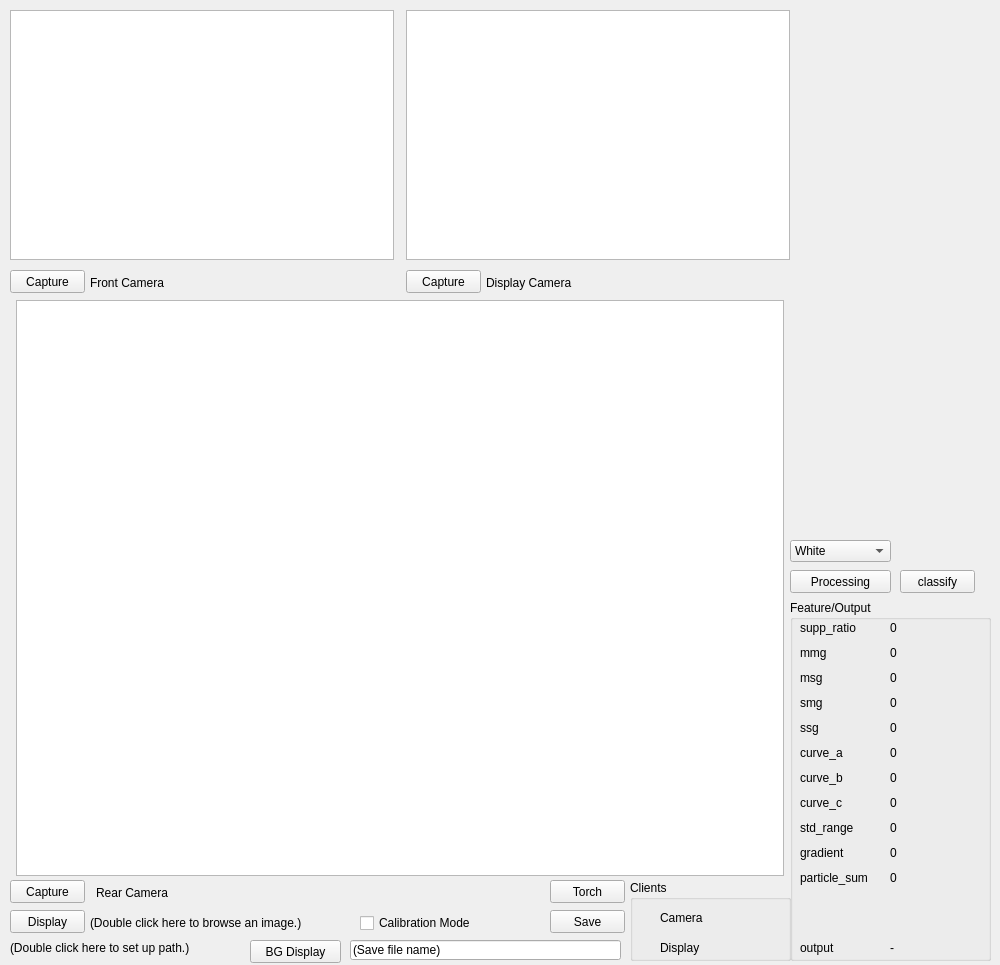
<?xml version="1.0" encoding="UTF-8"?>
<ui version="4.0">
 <class>main_window</class>
 <widget class="QMainWindow" name="main_window">
  <property name="windowModality">
   <enum>Qt::NonModal</enum>
  </property>
  <property name="geometry">
   <rect>
    <x>0</x>
    <y>0</y>
    <width>1000</width>
    <height>965</height>
   </rect>
  </property>
  <property name="minimumSize">
   <size>
    <width>1000</width>
    <height>965</height>
   </size>
  </property>
  <property name="maximumSize">
   <size>
    <width>1000</width>
    <height>965</height>
   </size>
  </property>
  <property name="windowTitle">
   <string>Solubility Measurement</string>
  </property>
  <widget class="QWidget" name="central_widget">
   <widget class="QGraphicsView" name="front_camera_view">
    <property name="geometry">
     <rect>
      <x>10</x>
      <y>10</y>
      <width>384</width>
      <height>250</height>
     </rect>
    </property>
   </widget>
   <widget class="QGraphicsView" name="display_camera_view">
    <property name="geometry">
     <rect>
      <x>406</x>
      <y>10</y>
      <width>384</width>
      <height>250</height>
     </rect>
    </property>
    <property name="alignment">
     <set>Qt::AlignCenter</set>
    </property>
   </widget>
   <widget class="QLabel" name="front_camera_label">
    <property name="geometry">
     <rect>
      <x>90</x>
      <y>275</y>
      <width>101</width>
      <height>16</height>
     </rect>
    </property>
    <property name="text">
     <string>Front Camera</string>
    </property>
   </widget>
   <widget class="QLabel" name="rear_camera_label">
    <property name="geometry">
     <rect>
      <x>96</x>
      <y>885</y>
      <width>91</width>
      <height>16</height>
     </rect>
    </property>
    <property name="text">
     <string>Rear Camera</string>
    </property>
   </widget>
   <widget class="QGraphicsView" name="rear_camera_view">
    <property name="geometry">
     <rect>
      <x>16</x>
      <y>300</y>
      <width>768</width>
      <height>576</height>
     </rect>
    </property>
   </widget>
   <widget class="QPushButton" name="front_camera_capture_button">
    <property name="geometry">
     <rect>
      <x>10</x>
      <y>270</y>
      <width>75</width>
      <height>23</height>
     </rect>
    </property>
    <property name="text">
     <string>Capture</string>
    </property>
   </widget>
   <widget class="QPushButton" name="rear_camera_capture_button">
    <property name="geometry">
     <rect>
      <x>10</x>
      <y>880</y>
      <width>75</width>
      <height>23</height>
     </rect>
    </property>
    <property name="text">
     <string>Capture</string>
    </property>
   </widget>
   <widget class="QPushButton" name="display_camera_capture_button">
    <property name="geometry">
     <rect>
      <x>406</x>
      <y>270</y>
      <width>75</width>
      <height>23</height>
     </rect>
    </property>
    <property name="text">
     <string>Capture</string>
    </property>
   </widget>
   <widget class="QLabel" name="display_camera_label">
    <property name="geometry">
     <rect>
      <x>486</x>
      <y>275</y>
      <width>231</width>
      <height>16</height>
     </rect>
    </property>
    <property name="text">
     <string>Display Camera</string>
    </property>
   </widget>
   <widget class="QGroupBox" name="client_state_group_box">
    <property name="geometry">
     <rect>
      <x>630</x>
      <y>880</y>
      <width>161</width>
      <height>81</height>
     </rect>
    </property>
    <property name="title">
     <string>Clients</string>
    </property>
    <widget class="QLabel" name="camera_state_label">
     <property name="geometry">
      <rect>
       <x>30</x>
       <y>30</y>
       <width>81</width>
       <height>16</height>
      </rect>
     </property>
     <property name="text">
      <string>Camera</string>
     </property>
    </widget>
    <widget class="QWidget" name="display_state_view" native="true">
     <property name="geometry">
      <rect>
       <x>10</x>
       <y>60</y>
       <width>16</width>
       <height>16</height>
      </rect>
     </property>
    </widget>
    <widget class="QWidget" name="camera_state_view" native="true">
     <property name="geometry">
      <rect>
       <x>10</x>
       <y>30</y>
       <width>16</width>
       <height>16</height>
      </rect>
     </property>
    </widget>
    <widget class="QLabel" name="display_state_label">
     <property name="geometry">
      <rect>
       <x>30</x>
       <y>60</y>
       <width>81</width>
       <height>16</height>
      </rect>
     </property>
     <property name="text">
      <string>Display</string>
     </property>
    </widget>
   </widget>
   <widget class="QLabel" name="image_path_label">
    <property name="geometry">
     <rect>
      <x>90</x>
      <y>915</y>
      <width>511</width>
      <height>16</height>
     </rect>
    </property>
    <property name="text">
     <string>(Double click here to browse an image.)</string>
    </property>
   </widget>
   <widget class="QPushButton" name="send_image_to_display_button">
    <property name="geometry">
     <rect>
      <x>10</x>
      <y>910</y>
      <width>75</width>
      <height>23</height>
     </rect>
    </property>
    <property name="text">
     <string>Display</string>
    </property>
   </widget>
   <widget class="QCheckBox" name="calibration_ck_box">
    <property name="geometry">
     <rect>
      <x>360</x>
      <y>915</y>
      <width>150</width>
      <height>16</height>
     </rect>
    </property>
    <property name="text">
     <string>Calibration Mode</string>
    </property>
   </widget>
   <widget class="QPushButton" name="bg_display_button">
    <property name="geometry">
     <rect>
      <x>250</x>
      <y>940</y>
      <width>91</width>
      <height>23</height>
     </rect>
    </property>
    <property name="text">
     <string>BG Display</string>
    </property>
   </widget>
   <widget class="QLabel" name="save_path_label">
    <property name="geometry">
     <rect>
      <x>10</x>
      <y>940</y>
      <width>231</width>
      <height>16</height>
     </rect>
    </property>
    <property name="text">
     <string>(Double click here to set up path.)</string>
    </property>
   </widget>
   <widget class="QLineEdit" name="save_filename_lineedit">
    <property name="geometry">
     <rect>
      <x>350</x>
      <y>940</y>
      <width>271</width>
      <height>20</height>
     </rect>
    </property>
    <property name="text">
     <string>(Save file name)</string>
    </property>
   </widget>
   <widget class="QPushButton" name="torch_toggle_button">
    <property name="geometry">
     <rect>
      <x>550</x>
      <y>880</y>
      <width>75</width>
      <height>23</height>
     </rect>
    </property>
    <property name="text">
     <string>Torch</string>
    </property>
   </widget>
   <widget class="QGroupBox" name="Feature_groupbox">
    <property name="geometry">
     <rect>
      <x>790</x>
      <y>600</y>
      <width>201</width>
      <height>361</height>
     </rect>
    </property>
    <property name="title">
     <string>Feature/Output</string>
    </property>
    <widget class="QLabel" name="supp_ratio_label">
     <property name="geometry">
      <rect>
       <x>10</x>
       <y>20</y>
       <width>71</width>
       <height>16</height>
      </rect>
     </property>
     <property name="text">
      <string>supp_ratio</string>
     </property>
    </widget>
    <widget class="QLabel" name="mmg_label">
     <property name="geometry">
      <rect>
       <x>10</x>
       <y>45</y>
       <width>71</width>
       <height>16</height>
      </rect>
     </property>
     <property name="text">
      <string>mmg</string>
     </property>
    </widget>
    <widget class="QLabel" name="msg_label">
     <property name="geometry">
      <rect>
       <x>10</x>
       <y>70</y>
       <width>64</width>
       <height>15</height>
      </rect>
     </property>
     <property name="text">
      <string>msg</string>
     </property>
    </widget>
    <widget class="QLabel" name="smg_label">
     <property name="geometry">
      <rect>
       <x>10</x>
       <y>95</y>
       <width>64</width>
       <height>15</height>
      </rect>
     </property>
     <property name="text">
      <string>smg</string>
     </property>
    </widget>
    <widget class="QLabel" name="ssg_label">
     <property name="geometry">
      <rect>
       <x>10</x>
       <y>120</y>
       <width>64</width>
       <height>15</height>
      </rect>
     </property>
     <property name="text">
      <string>ssg</string>
     </property>
    </widget>
    <widget class="QLabel" name="curve_a_label">
     <property name="geometry">
      <rect>
       <x>10</x>
       <y>145</y>
       <width>64</width>
       <height>15</height>
      </rect>
     </property>
     <property name="text">
      <string>curve_a</string>
     </property>
    </widget>
    <widget class="QLabel" name="curve_b_label">
     <property name="geometry">
      <rect>
       <x>10</x>
       <y>170</y>
       <width>64</width>
       <height>15</height>
      </rect>
     </property>
     <property name="text">
      <string>curve_b</string>
     </property>
    </widget>
    <widget class="QLabel" name="curve_c_label">
     <property name="geometry">
      <rect>
       <x>10</x>
       <y>195</y>
       <width>64</width>
       <height>15</height>
      </rect>
     </property>
     <property name="text">
      <string>curve_c</string>
     </property>
    </widget>
    <widget class="QLabel" name="std_range_label">
     <property name="geometry">
      <rect>
       <x>10</x>
       <y>220</y>
       <width>64</width>
       <height>15</height>
      </rect>
     </property>
     <property name="text">
      <string>std_range</string>
     </property>
    </widget>
    <widget class="QLabel" name="gradient_label">
     <property name="geometry">
      <rect>
       <x>10</x>
       <y>245</y>
       <width>64</width>
       <height>15</height>
      </rect>
     </property>
     <property name="text">
      <string>gradient</string>
     </property>
    </widget>
    <widget class="QLabel" name="output_label">
     <property name="geometry">
      <rect>
       <x>10</x>
       <y>340</y>
       <width>64</width>
       <height>15</height>
      </rect>
     </property>
     <property name="text">
      <string>output</string>
     </property>
    </widget>
    <widget class="QLabel" name="supp_ratio_output_label">
     <property name="geometry">
      <rect>
       <x>100</x>
       <y>20</y>
       <width>91</width>
       <height>16</height>
      </rect>
     </property>
     <property name="text">
      <string>0</string>
     </property>
    </widget>
    <widget class="QLabel" name="mmg_output_label">
     <property name="geometry">
      <rect>
       <x>100</x>
       <y>45</y>
       <width>91</width>
       <height>16</height>
      </rect>
     </property>
     <property name="text">
      <string>0</string>
     </property>
    </widget>
    <widget class="QLabel" name="msg_output_label">
     <property name="geometry">
      <rect>
       <x>100</x>
       <y>70</y>
       <width>91</width>
       <height>16</height>
      </rect>
     </property>
     <property name="text">
      <string>0</string>
     </property>
    </widget>
    <widget class="QLabel" name="smg_output_label">
     <property name="geometry">
      <rect>
       <x>100</x>
       <y>95</y>
       <width>91</width>
       <height>16</height>
      </rect>
     </property>
     <property name="text">
      <string>0</string>
     </property>
    </widget>
    <widget class="QLabel" name="ssg_output_label">
     <property name="geometry">
      <rect>
       <x>100</x>
       <y>120</y>
       <width>91</width>
       <height>16</height>
      </rect>
     </property>
     <property name="text">
      <string>0</string>
     </property>
    </widget>
    <widget class="QLabel" name="curve_a_output_label">
     <property name="geometry">
      <rect>
       <x>100</x>
       <y>145</y>
       <width>91</width>
       <height>16</height>
      </rect>
     </property>
     <property name="text">
      <string>0</string>
     </property>
    </widget>
    <widget class="QLabel" name="curve_b_output_label">
     <property name="geometry">
      <rect>
       <x>100</x>
       <y>170</y>
       <width>91</width>
       <height>16</height>
      </rect>
     </property>
     <property name="text">
      <string>0</string>
     </property>
    </widget>
    <widget class="QLabel" name="curve_c_output_label">
     <property name="geometry">
      <rect>
       <x>100</x>
       <y>195</y>
       <width>91</width>
       <height>16</height>
      </rect>
     </property>
     <property name="text">
      <string>0</string>
     </property>
    </widget>
    <widget class="QLabel" name="std_range_output_label">
     <property name="geometry">
      <rect>
       <x>100</x>
       <y>220</y>
       <width>91</width>
       <height>16</height>
      </rect>
     </property>
     <property name="text">
      <string>0</string>
     </property>
    </widget>
    <widget class="QLabel" name="gradient_output_label">
     <property name="geometry">
      <rect>
       <x>100</x>
       <y>245</y>
       <width>91</width>
       <height>16</height>
      </rect>
     </property>
     <property name="text">
      <string>0</string>
     </property>
    </widget>
    <widget class="QLabel" name="output_output_label">
     <property name="geometry">
      <rect>
       <x>100</x>
       <y>340</y>
       <width>91</width>
       <height>16</height>
      </rect>
     </property>
     <property name="text">
      <string>-</string>
     </property>
    </widget>
    <widget class="QLabel" name="particle_sum_label">
     <property name="geometry">
      <rect>
       <x>10</x>
       <y>270</y>
       <width>81</width>
       <height>16</height>
      </rect>
     </property>
     <property name="text">
      <string>particle_sum</string>
     </property>
    </widget>
    <widget class="QLabel" name="particle_sum_output_label">
     <property name="geometry">
      <rect>
       <x>100</x>
       <y>270</y>
       <width>91</width>
       <height>16</height>
      </rect>
     </property>
     <property name="text">
      <string>0</string>
     </property>
    </widget>
   </widget>
   <widget class="QPushButton" name="processing_button">
    <property name="geometry">
     <rect>
      <x>790</x>
      <y>570</y>
      <width>101</width>
      <height>23</height>
     </rect>
    </property>
    <property name="text">
     <string>Processing</string>
    </property>
   </widget>
   <widget class="QComboBox" name="bg_select_combobox">
    <property name="geometry">
     <rect>
      <x>790</x>
      <y>540</y>
      <width>101</width>
      <height>22</height>
     </rect>
    </property>
    <item>
     <property name="text">
      <string>White</string>
     </property>
    </item>
    <item>
     <property name="text">
      <string>Check_pattern</string>
     </property>
    </item>
   </widget>
   <widget class="QPushButton" name="save_button">
    <property name="geometry">
     <rect>
      <x>550</x>
      <y>910</y>
      <width>75</width>
      <height>23</height>
     </rect>
    </property>
    <property name="text">
     <string>Save</string>
    </property>
   </widget>
   <widget class="QPushButton" name="classify_button">
    <property name="geometry">
     <rect>
      <x>900</x>
      <y>570</y>
      <width>75</width>
      <height>23</height>
     </rect>
    </property>
    <property name="text">
     <string>classify</string>
    </property>
   </widget>
  </widget>
 </widget>
 <resources/>
 <connections/>
</ui>
